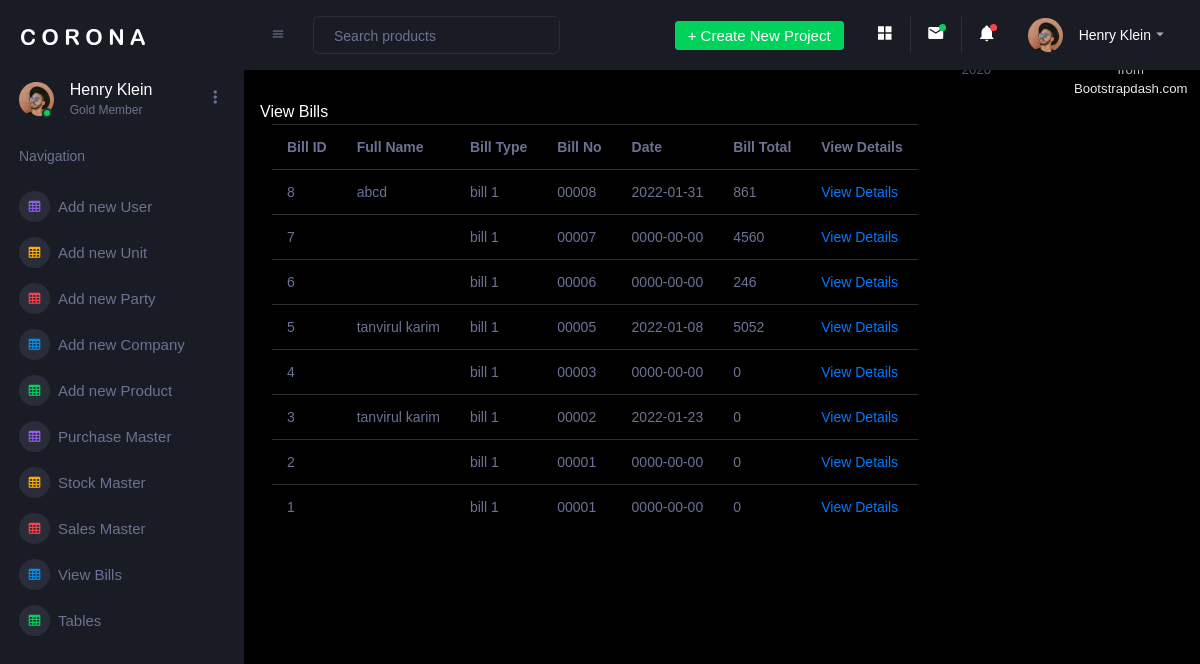
Screenshot of /admin/view_bills.php with the database file from the repository.
### tables this page shows
CREATE TABLE `billing_header` (
  `id` int(5) NOT NULL,
  `full_name` varchar(100) NOT NULL,
  `bill_type` varchar(50) NOT NULL,
  `date` date NOT NULL,
  `bill_no` varchar(10) NOT NULL
);

### admin/view_bills.php (the view, shortened to what this page needs)
<?php
include "header.php";
include "../user/connection.php";
?>
    <div class="main-panel">
        <div class="content-wrapper">
            <div class="row">
              View Bills
            </div>
            <table class="table table-borderd">
                <tr>
                    <th> Bill ID  </th>
                    <th> Full Name  </th>
                    <th> Bill Type  </th>
                    <th> Bill No  </th>
                    <th> Date  </th>
                    <th> Bill Total  </th>
                    <th> View Details  </th>
                </tr>
                <?php
                  $res = mysqli_query($link,"select * from billing_header order by id desc");
                  while($row=mysqli_fetch_assoc($res)){
                        echo "<tr>";
                        echo "<td>"; echo $row["id"];  echo "</td>";
                        echo "<td>"; echo $row["full_name"];  echo "</td>";
                        echo "<td>"; echo $row["bill_type"];   echo "</td>";
                        echo "<td>"; echo $row["bill_no"];    echo "</td>";
                        echo "<td>";  echo $row["date"];   echo "</td>";
                        echo "<td>";  echo get_total($row["id"],$link);    echo "</td>";
                        echo "<td>";?> <a href="view_bill_details.php?id=<?php echo $row["id"]; ?>"> View Details </a> <?php echo "</td>";
                        echo "</tr>";
                  }
                ?>
            </table>
            <?php
       function get_total($bill_id,$link){
           $total =0;
           $res2 = mysqli_query($link,"select * from billing_details where bill_id = $bill_id");
           while($row2=mysqli_fetch_array($res2)){
               $total =$total+($row2['price']*$row2['qty']);
           }
           return $total;
        }
    ?>
            </div>
        </div>
        <footer class="footer">
            <div class="d-sm-flex justify-content-center justify-content-sm-between">
                <span class="text-muted d-block text-center text-sm-left d-sm-inline-block">Copyright © bootstrapdash.com 2020</span>
                <span class="float-none float-sm-right d-block mt-1 mt-sm-0 text-center"> Free <a href="https://www.bootstrapdash.com/bootstrap-admin-template/" target="_blank">Bootstrap admin templates</a> from Bootstrapdash.com</span>
            </div>
        </footer>
    </div>

### rows the page displays
billing_header: id "8", full_name "abcd", bill_type "bill 1", bill_no "00008", date "2022-01-31", id "861"
billing_header: id "7", bill_type "bill 1", bill_no "00007", date "0000-00-00", id "4560"
billing_header: id "6", bill_type "bill 1", bill_no "00006", date "0000-00-00", id "246"
billing_header: id "5", full_name "tanvirul karim", bill_type "bill 1", bill_no "00005", date "2022-01-08", id "5052"
billing_header: id "4", bill_type "bill 1", bill_no "00003", date "0000-00-00", id "0"
billing_header: id "3", full_name "tanvirul karim", bill_type "bill 1", bill_no "00002", date "2022-01-23", id "0"
billing_header: id "2", bill_type "bill 1", bill_no "00001", date "0000-00-00", id "0"
billing_header: id "1", bill_type "bill 1", bill_no "00001", date "0000-00-00", id "0"
